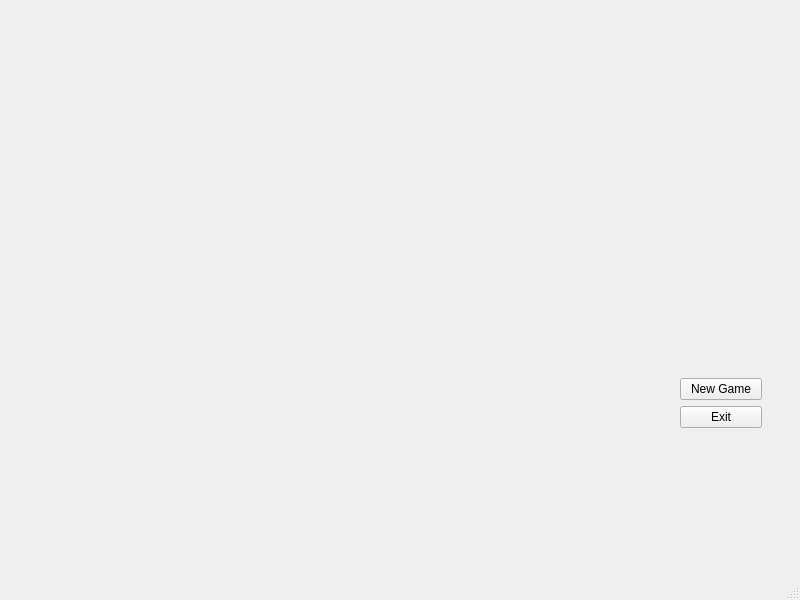
<?xml version="1.0" encoding="UTF-8"?>
<ui version="4.0">
 <class>MainWindow</class>
 <widget class="QMainWindow" name="MainWindow">
  <property name="geometry">
   <rect>
    <x>0</x>
    <y>0</y>
    <width>800</width>
    <height>600</height>
   </rect>
  </property>
  <property name="windowTitle">
   <string>MainWindow</string>
  </property>
  <widget class="QWidget" name="centralwidget">
   <widget class="QWidget" name="">
    <property name="geometry">
     <rect>
      <x>680</x>
      <y>350</y>
      <width>82</width>
      <height>78</height>
     </rect>
    </property>
    <layout class="QVBoxLayout" name="verticalLayout">
     <item>
      <widget class="QLabel" name="label">
       <property name="text">
        <string/>
       </property>
      </widget>
     </item>
     <item>
      <widget class="QPushButton" name="pushButton">
       <property name="text">
        <string>New Game</string>
       </property>
      </widget>
     </item>
     <item>
      <widget class="QPushButton" name="pushButton_2">
       <property name="text">
        <string>Exit</string>
       </property>
      </widget>
     </item>
    </layout>
   </widget>
  </widget>
  <widget class="QMenuBar" name="menubar">
   <property name="geometry">
    <rect>
     <x>0</x>
     <y>0</y>
     <width>800</width>
     <height>21</height>
    </rect>
   </property>
  </widget>
  <widget class="QStatusBar" name="statusbar"/>
 </widget>
 <resources/>
 <connections/>
</ui>
